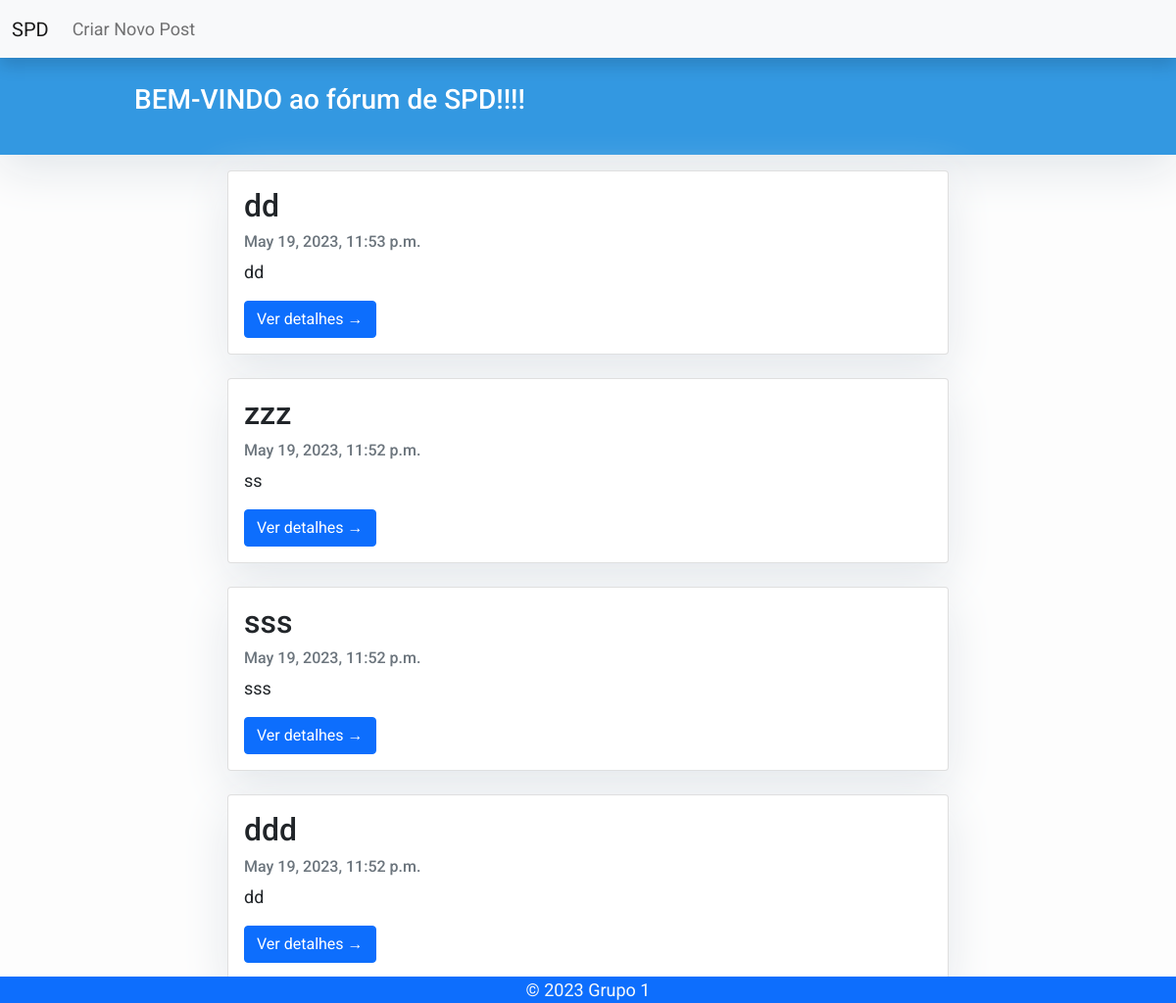
/, run on an earlier commit of the app's database.
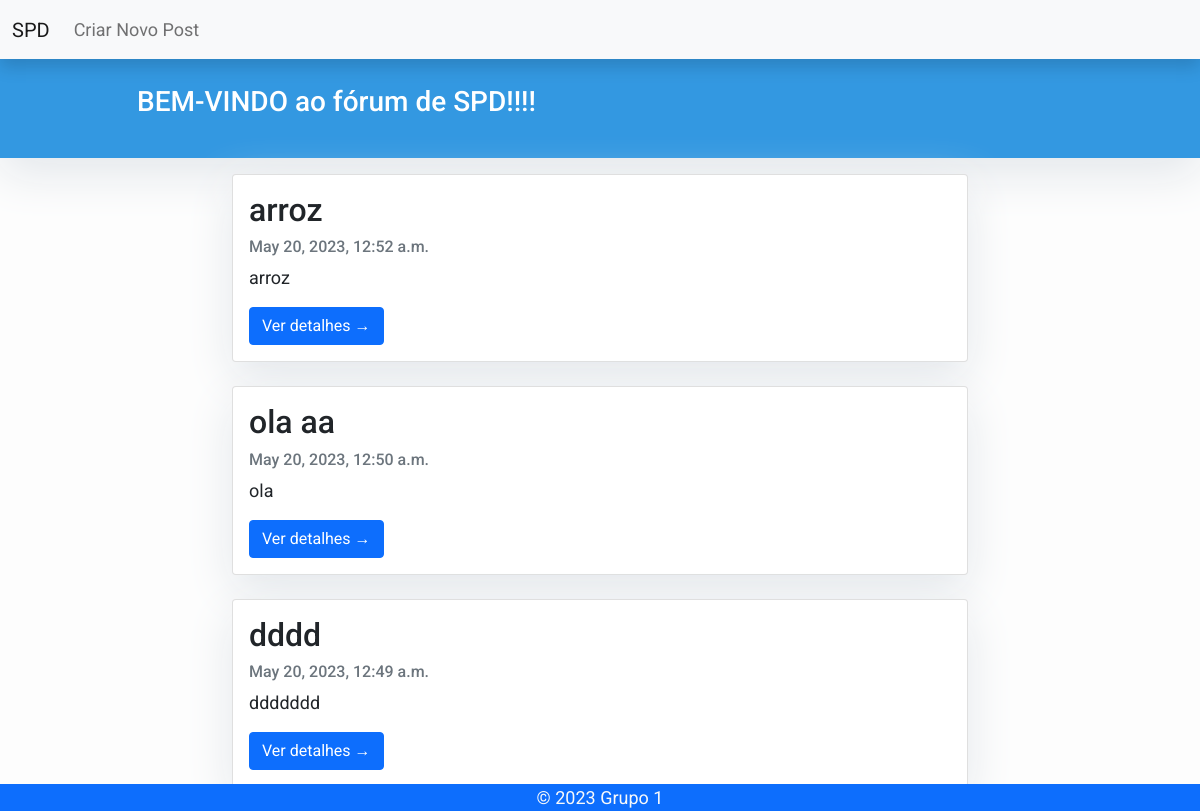
And on a later commit of the database.
### blog/models.py (models this page shows, shortened)
class Post(models.Model):
    title = models.CharField(max_length=200, unique=True)
    slug = models.SlugField(max_length=200, unique=True)
    updated_on = models.DateTimeField(auto_now= True)
    content = models.TextField()
    created_on = models.DateTimeField(auto_now_add=True)
    status = models.IntegerField(choices=STATUS, default=0)
    class Meta:
        ordering = ['-created_on']

### blog/views.py (the view)
# urls.py: path('', views.PostList.as_view(), name='home'),
class PostList(generic.ListView):
    queryset = Post.objects.filter(status=1).order_by('-created_on')
    template_name = 'index.html'

### templates/index.html (shortened to what this page needs)
{% extends "base.html" %}
{% block content %}
<header class="masthead">
    <div class="container">
        <div class="row">
            <div class="col-md-8 col-md-10 mx-auto">
                <div class="site-heading">
                    <h3 class="site-heading my-4 mt-3 text-white">BEM-VINDO ao fórum de SPD!!!!</h3>
                </div>
            </div>
        </div>
    </div>
</header>
<div class="container">
    <div class="row justify-content-center">
        <div class="col-md-8 mt-3">
            {% for post in post_list %}
                {% if post.slug %}
                    <div class="card mb-4">
                        <div class="card-body">
                            <h2 class="card-title">{{ post.title }}</h2>
                            <p class="card-text text-muted h6"> {{ post.created_on }}</p>
                            <p class="card-text">{{ post.content|slice:":200" }}</p>
                            <a href="{% url 'post_detail' post.slug %}" class="btn btn-primary">Ver detalhes &rarr;</a>
                        </div>
                    </div>
                {% endif %}
            {% endfor %}
        </div>
    </div>
</div>
{% endblock %}

What changed in the data, as far as the page shows it:
removed Post: title "dd", created_on "May 19, 2023, 11:53 p.m.", content "dd"
removed Post: title "zzz", created_on "May 19, 2023, 11:52 p.m.", content "ss"
removed Post: title "sss", created_on "May 19, 2023, 11:52 p.m.", content "sss"
no longer on this page (row edited): Post: title "ddd", created_on "May 19, 2023, 11:52 p.m.", content "dd"
added Post: title "arroz", created_on "May 20, 2023, 12:52 a.m.", content "arroz"
added Post: title "ola aa", created_on "May 20, 2023, 12:50 a.m.", content "ola"
now on this page (row edited): Post: title "dddd", created_on "May 20, 2023, 12:49 a.m.", content "ddddddd"
